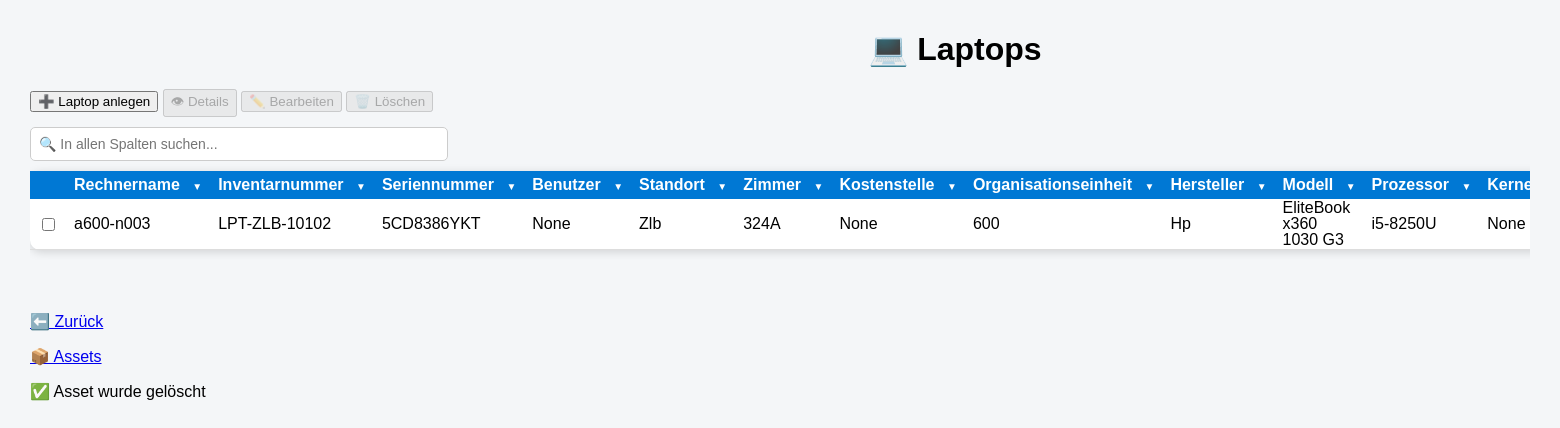
The page /assets/laptop on the database as committed earlier.
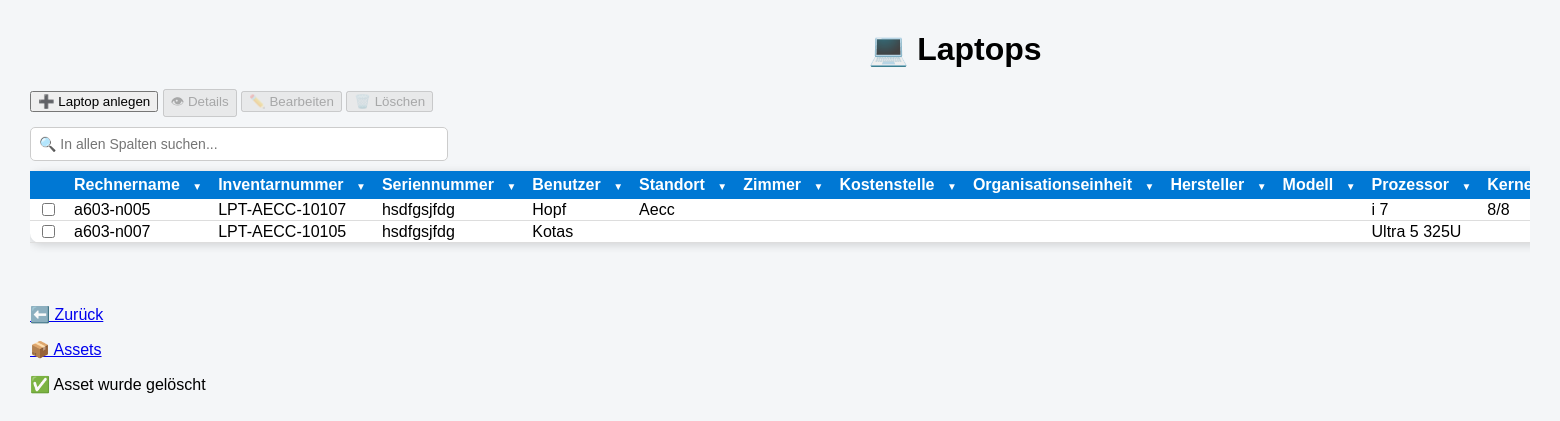
The same page on the database as committed later.
### tables this page shows
CREATE TABLE assets (

    id INTEGER PRIMARY KEY,

    inventarnummer TEXT,
    rechnername TEXT,
    seriennummer TEXT,

    kostenstelle TEXT,
    organisationseinheit TEXT,

    standort TEXT,
    zimmer TEXT,

    anschaffungsdatum TEXT,
    installationsdatum TEXT,

    assettyp TEXT,
    verwendungsart TEXT,

    status TEXT,

    hersteller TEXT,
    modell TEXT,

    mac_adresse TEXT,
    garantie TEXT,

    verwaltungsart TEXT,

    prozessor TEXT,
    kerne_threads TEXT,

    ram TEXT,
    festplatte TEXT,

    betriebssystem TEXT,

    displaygroesse TEXT,
    dockingstation TEXT,

    anlagenummer TEXT,

    mitarbeiter TEXT,

    bemerkung TEXT

);

### app.py (the view)
@app.route("/assets/laptop")
def laptops():
    sortierung = request.args.get("sort", "rechnername")
    richtung = request.args.get("richtung", "ASC")
    erlaubte_spalten = [
        "inventarnummer",
        "rechnername",
        "seriennummer",
        "kostenstelle",
        "organisationseinheit",
        "standort",
        "zimmer",
        "anschaffungsdatum",
        "installationsdatum",
        "assettyp",
        "verwendungsart",
        "status",
        "hersteller",
        "modell",
        "mac_adresse",
        "garantie",
        "verwaltungsart",
        "prozessor",
        "kerne_threads",
        "ram",
        "festplatte",
        "betriebssystem",
        "displaygroesse",
        "dockingstation",
        "anlagenummer",
        "mitarbeiter",
        "bemerkung"
    ]
    if sortierung not in erlaubte_spalten:
        sortierung = "rechnername"
    if richtung not in ["ASC", "DESC"]:
        richtung = "ASC"
    verbindung = sqlite3.connect("asset_management.db")
    cursor = verbindung.cursor()
    cursor.execute(f"""
           SELECT *
           FROM assets
           WHERE LOWER(assettyp) = 'laptop'
           ORDER BY {sortierung} {richtung}
       """)
    laptops = cursor.fetchall()
    print(laptops)
    verbindung.close()
    return render_template(
        "laptops.html",
        laptops=laptops
    )

### templates/laptops.html (shortened to what the changed rows need)
<!DOCTYPE html>
<html>
<head>
    <link rel="stylesheet"
          href="{{ url_for('static', filename='style.css') }}">
    <link rel="stylesheet"
          href="{{ url_for('static', filename='assets_liste_tables.css') }}">
    <link rel="stylesheet"
          href="{{ url_for('static', filename='dropdowns.css') }}">
</head>
<body>
<div class="container">
    <h1>💻 Laptops</h1>
</div>
    <div style="overflow-x:auto;">
        <table>
            <tr>
                <th></th>
                <th class="dropdown-column">
                Rechnername
                <span class="dropdown-button">▼</span>
             </th>
                <th class="dropdown-column">
                    Inventarnummer
                    <span class="dropdown-button">▼</span>
                </th>
                <th class="dropdown-column">
                    Seriennummer
                    <span class="dropdown-button">▼</span>
                </th>
                <th class="dropdown-column">
                    Benutzer
                    <span class="dropdown-button">▼</span>
                </th>
               <th class="dropdown-column">
                    Standort
                    <span class="dropdown-button">▼</span>
                </th>
                <th class="dropdown-column">
                    Zimmer
                    <span class="dropdown-button">▼</span>
                </th>
                <th class="dropdown-column">
                    Kostenstelle
                    <span class="dropdown-button">▼</span>
                </th>
                <th class="dropdown-column">
                    Organisationseinheit
                    <span class="dropdown-button">▼</span>
                </th>
                <th class="dropdown-column">
                    Hersteller
                    <span class="dropdown-button">▼</span>
                </th>
                <th class="dropdown-column">
                    Modell
                    <span class="dropdown-button">▼</span>
                </th>
                <th class="dropdown-column">
                    Prozessor
                    <span class="dropdown-button">▼</span>
                </th>
                <th class="dropdown-column">
                    Kerne/Threads
                </th>
            </tr>
            {% for laptop in laptops %}
            <tr>
                <td>
                   <input
                    type="checkbox"
                    class="asset-checkbox"
                    data-id="{{ laptop[0] }}"
>
                </td>
                <td>{{ laptop[2] }}</td>
                <td>{{ laptop[1] }}</td>
                <td>{{ laptop[3] }}</td>
                <td>{{ laptop[26] }}</td>
                <td>{{ laptop[6] }}</td>
                <td>{{ laptop[7] }}</td>
                <td>{{ laptop[4] }}</td>
                <td>{{ laptop[5] }}</td>
                <td>{{ laptop[13] }}</td>
                <td>{{ laptop[14] }}</td>
                <td>{{ laptop[18] }}</td>
                <td>{{ laptop[19] }}</td>
            </tr>
            {% endfor %}
        </table>
    </div>
    <br><br>
</body>
</html>

Rows that differ between the two databases and show on the page:
removed assets: rechnername "a600-n003", inventarnummer "LPT-ZLB-10102", seriennummer "5CD8386YKT", laptop "None", standort "Zlb", zimmer "324A", organisationseinheit "600", hersteller "Hp", modell "EliteBook x360 1030 G3", prozessor "i5-8250U"
added assets: rechnername "a603-n005", inventarnummer "LPT-AECC-10107", seriennummer "hsdfgsjfdg", mitarbeiter "Hopf", standort "Aecc", prozessor "i 7", kerne_threads "8/8"
added assets: rechnername "a603-n007", inventarnummer "LPT-AECC-10105", seriennummer "hsdfgsjfdg", mitarbeiter "Kotas", prozessor "Ultra 5 325U"
